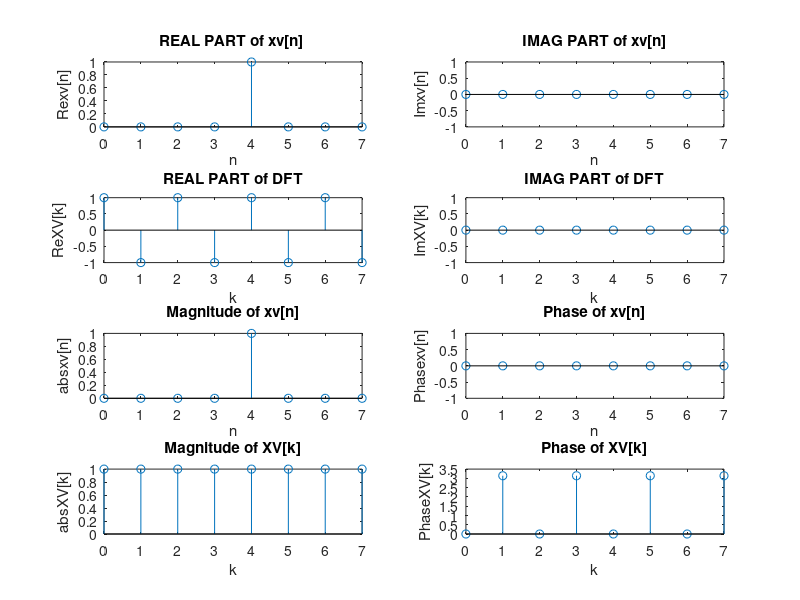

Recreate this plot in MATLAB.
nn = 0 : (8-1) ;
%xx= exp(1i*nn/3) ;
xxv= [0 0 0 0 1 0 0 0];
XXV =fft(xxv) ;
kk = nn ;
subplot(421)
stem (kk , real(xxv ))
title( 'REAL PART of xv[n] ' ) , xlabel( 'n'), ylabel('Re{xv[n]}')
subplot(422)
stem(kk , imag(xxv))
title( ' IMAG PART of xv[n] ' ) , xlabel( 'n' ), ylabel('Im{xv[n]}')
subplot(423)
stem(kk , real(XXV))
title( ' REAL PART of DFT ' ) , xlabel( 'k' ), ylabel('Re{XV[k]}')
subplot ( 424)
stem(kk , imag(XXV))
title( ' IMAG PART of DFT ' ) , xlabel( 'k' ), ylabel('Im{XV[k]}')

M_x=abs(xxv);
Ph_x=angle(xxv);
subplot ( 425)
stem(nn , M_x)
title( ' Magnitude of xv[n] ' ) , xlabel( 'n' ), ylabel('abs{xv[n]}')

subplot ( 426)
stem(nn , Ph_x)
title( ' Phase of xv[n] ' ) , xlabel( 'n' ), ylabel('Phase{xv[n]}')

M_X=abs(XXV);
Ph_X=angle(XXV);


subplot ( 427)
stem(kk , M_X)
title( ' Magnitude of XV[k] ' ) , xlabel( 'k' ), ylabel('abs{XV[k]}')

subplot ( 428)
stem(kk , Ph_X)
title( ' Phase of XV[k] ' ) , xlabel( 'k' ), ylabel('Phase{XV[k]}')